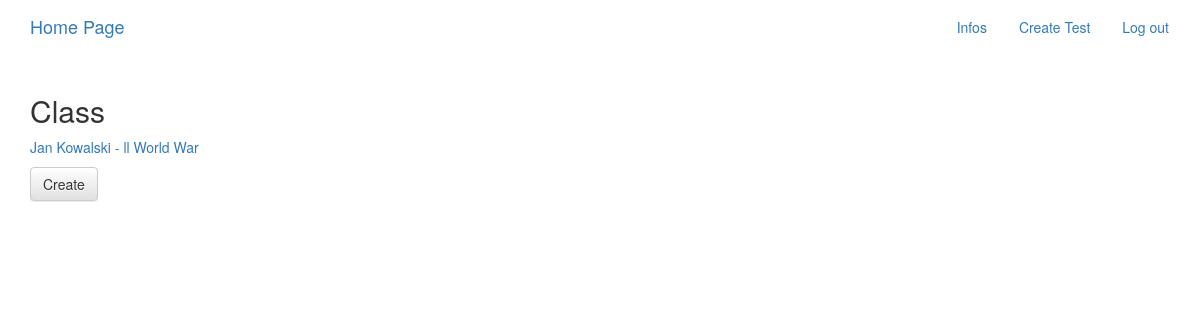
The page /teachers/class/1 (signed in) on the database as committed earlier.
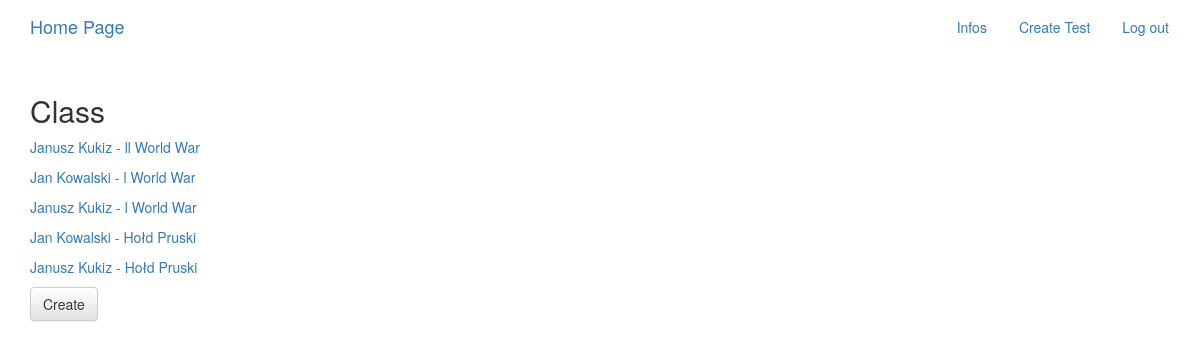
The same page on the database as committed later.
### teacher/models.py (models this page shows, shortened)
class Tests(models.Model):
    teacher = models.ForeignKey(Teacher,on_delete=models.CASCADE, null = True)
    desc = models.CharField(max_length = 50, null = True)
    student = models.ForeignKey(Student, on_delete = models.CASCADE, null = True)
    subject = models.CharField(max_length=10, choices=SUBJECTS, null = True)
    classes = models.ForeignKey(Classes, on_delete = models.CASCADE, null = True)
    class Grades(models.IntegerChoices):
        F = 1
        E = 2
        D = 3
        C = 4
        B = 5
        A = 6
    grade = models.IntegerField(choices = Grades.choices, null = True)

### students/models.py (models this page shows, shortened)
class Student(models.Model):
    user = models.OneToOneField(User, on_delete=models.CASCADE)

### teacher/views.py (the view)
# urls.py: path("class/<int:pk>", views.ClassDetails.as_view(), name  = 'class')
class ClassDetails(WhichUserMixin, DetailView):
    model = Classes
    template_name = "class_test_details.html"
    success_url = reverse_lazy('home')
    def get_context_data(self,**kwargs):
        context = super().get_context_data(**kwargs)
        tests = Tests.objects.all().filter(grade = None, teacher = self.current_teacher)
        context['ungraded_tests'] = tests
        context['form'] = GradeForm()
        return context

### teacher/views.py
class GradeForm(forms.Form):
    model = Tests
    grade = forms.ChoiceField(choices = SUBJECTS)

### SchoolSystem/views.py (called while the page is built)
    def get_context_data(self, **kwargs):
        context = super().get_context_data(**kwargs)
        context['current_teacher'] = self.current_teacher
        context['current_student'] = self.current_student
        return context

### teacher/templates/class_test_details.html
{% extends "base.html" %}
{% block content %}
{% load bootstrap3 %}
    <h2> Class</h2>
    <form method="post">
    {% for test in ungraded_tests  %}
    <p><a href="{% url 'teacher:test_details' pk=test.pk %}">{{test.student.user.first_name}} {{test.student.user.last_name}} - {{test.desc}}</a></p>
    {% endfor %}
    <input type="submit" class = 'btn btn-default' value="Create">
    </form>
{% endblock %}

### templates/base.html (shortened to what this page needs)
<!DOCTYPE html>
{% load static %}
<html>
  <head>
    <link rel="stylesheet" href="https://maxcdn.bootstrapcdn.com/bootstrap/3.3.7/css/bootstrap.min.css">
    <link rel="stylesheet" href="https://maxcdn.bootstrapcdn.com/bootstrap/3.3.7/css/bootstrap-theme.min.css">
    <link rel="stylesheet" href="{% static 'css/style.css'%}">
  </head>
  <body>
    <nav class="navbar  mynav" role="navigation" id="navbar">
    			<div class="container">
            <a class="navbar-brand mynav" href="{% url 'home' %}">Home Page</a>
    					<ul class="nav navbar-nav navbar-right">
    						{% if user.is_authenticated %}
                {% if current_teacher != None %}
                <li><a href="{% url 'teacher:detail' pk=current_teacher.pk %}" class="btn btn-simple">Infos</a></li>
                <li><a href="{% url 'teacher:test_create'%}" class="btn btn-simple">Create Test</a></li>
                {% endif %}
                <li><a href="{% url 'accounts:logout' %}" class="btn btn-simple">Log out</a></li>
    						{% else %}
    						      <li><a href="{% url 'accounts:login' %}" class="btn btn-simple">Log in</a></li>
    						      <li><a href="{% url 'accounts:signup' %}" class="btn btn-simple">Sign up</a></li>
    						{% endif %}
    					</ul>
    			</div>
    		</nav>
        <div class="container mycontent">
          {% block content %}
          {% endblock %}
        </div>
  </body>
</html>

Rows that differ between the two databases and show on the page:
removed Tests: student.user.first_name "Jan", student.user.last_name "Kowalski", desc "ll World War"
added Tests: student.user.first_name "Janusz", student.user.last_name "Kukiz", desc "ll World War"
added Tests: student.user.first_name "Jan", student.user.last_name "Kowalski", desc "l World War"
added Tests: student.user.first_name "Janusz", student.user.last_name "Kukiz", desc "l World War"
added Tests: student.user.first_name "Jan", student.user.last_name "Kowalski", desc "Hołd Pruski"
added Tests: student.user.first_name "Janusz", student.user.last_name "Kukiz", desc "Hołd Pruski"
